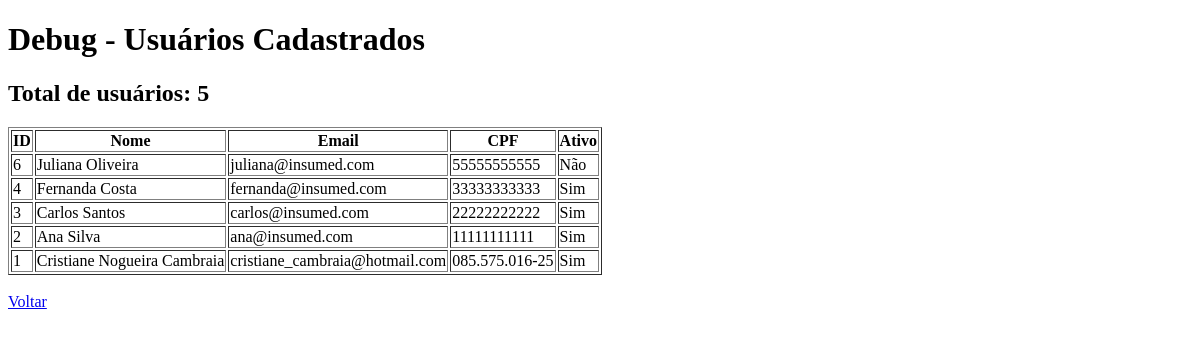
Before: /debug/usuarios/ with the older database file.
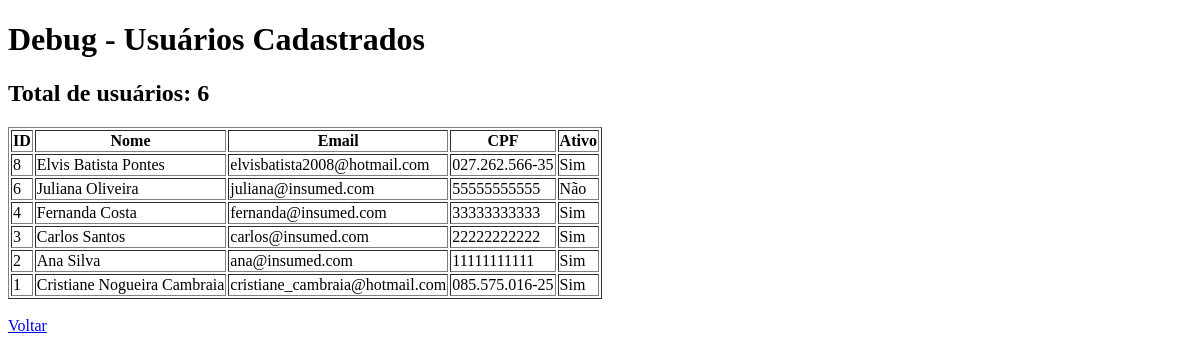
After: the same page with the newer database file.
### app/models.py (models this page shows, shortened)
class Usuario(models.Model):
    UF_CHOICES = [
        ('AC', 'Acre'), ('AL', 'Alagoas'), ('AP', 'Amapá'), ('AM', 'Amazonas'),
        ('BA', 'Bahia'), ('CE', 'Ceará'), ('DF', 'Distrito Federal'), ('ES', 'Espírito Santo'),
        ('GO', 'Goiás'), ('MA', 'Maranhão'), ('MT', 'Mato Grosso'), ('MS', 'Mato Grosso do Sul'),
        ('MG', 'Minas Gerais'), ('PA', 'Pará'), ('PB', 'Paraíba'), ('PR', 'Paraná'),
        ('PE', 'Pernambuco'), ('PI', 'Piauí'), ('RJ', 'Rio de Janeiro'), ('RN', 'Rio Grande do Norte'),
        ('RS', 'Rio Grande do Sul'), ('RO', 'Rondônia'), ('RR', 'Roraima'), ('SC', 'Santa Catarina'),
        ('SP', 'São Paulo'), ('SE', 'Sergipe'), ('TO', 'Tocantins')
    ]
    nome = models.CharField(max_length=200)
    email = models.EmailField(max_length=200, unique=True)
    cpf = models.CharField(max_length=20, unique=True)
    endereco = models.CharField(max_length=200)
    cidade = models.CharField(max_length=200)
    uf = models.CharField(max_length=2, choices=UF_CHOICES)
    telefone = models.CharField(max_length=20)
    data_nascimento = models.DateField()
    senha = models.CharField(max_length=128)
    ativo = models.BooleanField(default=True)
    tentativas_login = models.IntegerField(default=0)
    bloqueado = models.BooleanField(default=False)
    data_bloqueio = models.DateTimeField(null=True, blank=True)

### app/views.py (the view)
# urls.py: path('debug/usuarios/', views.debug_usuarios_view, name='debug_usuarios'),
def debug_usuarios_view(request):
    usuarios = Usuario.objects.all().order_by('-id')
    return render(request, 'debug_usuarios.html', {
        'usuarios': usuarios
    })

### app/context_processors.py (called while the page is built)
def usuario_logado(request):
    try:
        context = {
            'usuario_logado': 'usuario_logado' in request.session,
            'admin_logado': 'admin_logado' in request.session,
            'notificacoes_count': 0
        }
        return context
    except Exception:
        return {
            'usuario_logado': False,
            'admin_logado': False,
            'notificacoes_count': 0
        }

### app/templates/debug_usuarios.html (shortened to what this page needs)
<!DOCTYPE html>
<html>
<head>
</head>
<body>
    <h1>Debug - Usuários Cadastrados</h1>
    <h2>Total de usuários: {{ usuarios.count }}</h2>
    {% if usuarios %}
        <table border="1">
            <tr>
                <th>ID</th>
                <th>Nome</th>
                <th>Email</th>
                <th>CPF</th>
                <th>Ativo</th>
            </tr>
            {% for usuario in usuarios %}
            <tr>
                <td>{{ usuario.id }}</td>
                <td>{{ usuario.nome }}</td>
                <td>{{ usuario.email }}</td>
                <td>{{ usuario.cpf }}</td>
                <td>{{ usuario.ativo|yesno:"Sim,Não" }}</td>
            </tr>
            {% endfor %}
        </table>
    {% else %}
        <p>Nenhum usuário encontrado!</p>
    {% endif %}
    <br>
    <a href="{% url 'home' %}">Voltar</a>
</body>
</html>

Changed rows visible on the page:
added Usuario: id "8", nome "Elvis Batista Pontes", email "elvisbatista2008@hotmail.com", cpf "027.262.566-35", ativo "Sim"
Other visible differences:
{{ usuarios.count }}: "5" → "6"
